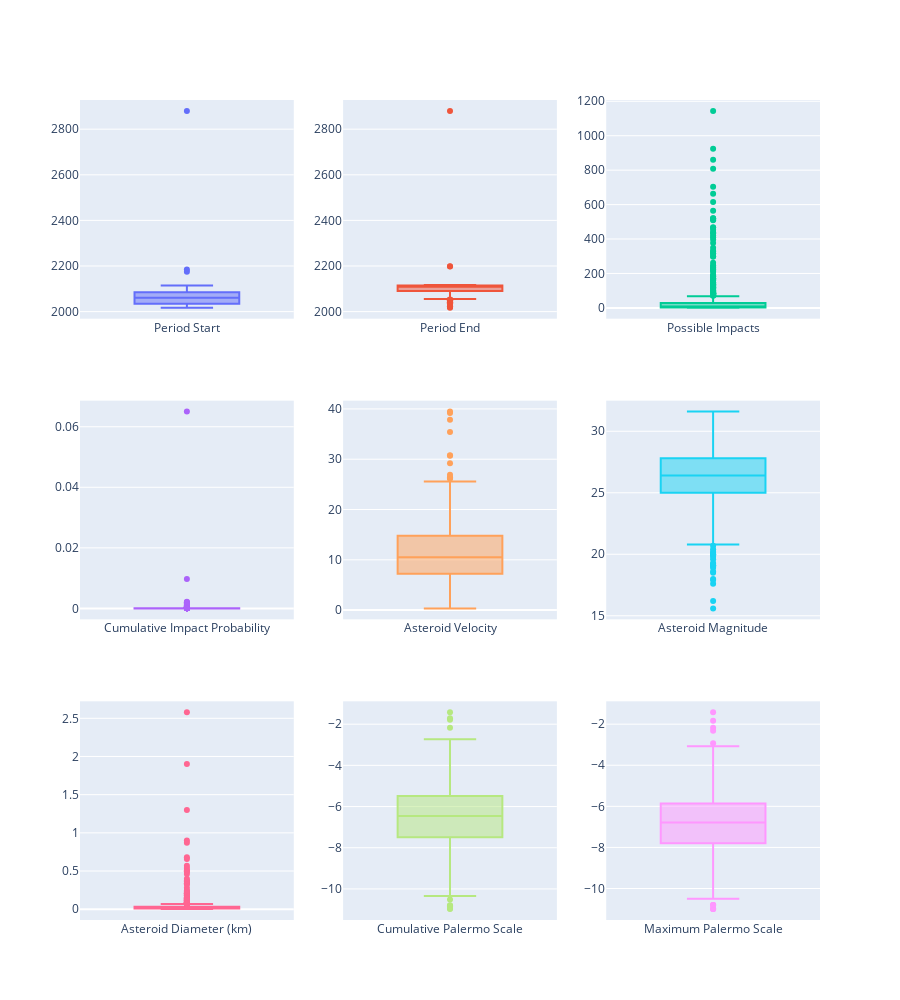

Notebook code cell kept with this figure:
### Code cell
drawBoxPlot(Impacts=Impacts, Features=Features)

### Figure 1 — Plotly figure (JSON) as saved in the notebook; plotly's stock layout.template omitted (floating-point values rounded to 4 significant figures; data arrays with more than 128 entries replaced by an {"elided": "..."} marker saying what was removed)
{"data": [{"name": "Period Start", "type": "box", "xaxis": "x", "y": {"elided": "683 int values"}, "yaxis": "y"}, {"name": "Period End", "type": "box", "xaxis": "x2", "y": {"elided": "683 int values"}, "yaxis": "y2"}, {"name": "Possible Impacts", "type": "box", "xaxis": "x3", "y": {"elided": "683 int values"}, "yaxis": "y3"}, {"name": "Cumulative Impact Probability", "type": "box", "xaxis": "x4", "y": {"elided": "683 float values"}, "yaxis": "y4"}, {"name": "Asteroid Velocity", "type": "box", "xaxis": "x5", "y": {"elided": "683 float values"}, "yaxis": "y5"}, {"name": "Asteroid Magnitude", "type": "box", "xaxis": "x6", "y": {"elided": "683 float values"}, "yaxis": "y6"}, {"name": "Asteroid Diameter (km)", "type": "box", "xaxis": "x7", "y": {"elided": "683 float values"}, "yaxis": "y7"}, {"name": "Cumulative Palermo Scale", "type": "box", "xaxis": "x8", "y": {"elided": "683 float values"}, "yaxis": "y8"}, {"name": "Maximum Palermo Scale", "type": "box", "xaxis": "x9", "y": {"elided": "683 float values"}, "yaxis": "y9"}], "layout": {"height": 1000, "showlegend": false, "xaxis": {"anchor": "y", "domain": [0, 0.2889]}, "xaxis2": {"anchor": "y2", "domain": [0.3556, 0.6444]}, "xaxis3": {"anchor": "y3", "domain": [0.7111, 1]}, "xaxis4": {"anchor": "y4", "domain": [0, 0.2889]}, "xaxis5": {"anchor": "y5", "domain": [0.3556, 0.6444]}, "xaxis6": {"anchor": "y6", "domain": [0.7111, 1]}, "xaxis7": {"anchor": "y7", "domain": [0, 0.2889]}, "xaxis8": {"anchor": "y8", "domain": [0.3556, 0.6444]}, "xaxis9": {"anchor": "y9", "domain": [0.7111, 1]}, "yaxis": {"anchor": "x", "domain": [0.7333, 1]}, "yaxis2": {"anchor": "x2", "domain": [0.7333, 1]}, "yaxis3": {"anchor": "x3", "domain": [0.7333, 1]}, "yaxis4": {"anchor": "x4", "domain": [0.3667, 0.6333]}, "yaxis5": {"anchor": "x5", "domain": [0.3667, 0.6333]}, "yaxis6": {"anchor": "x6", "domain": [0.3667, 0.6333]}, "yaxis7": {"anchor": "x7", "domain": [0, 0.2667]}, "yaxis8": {"anchor": "x8", "domain": [0, 0.2667]}, "yaxis9": {"anchor": "x9", "domain": [0, 0.2667]}}}
